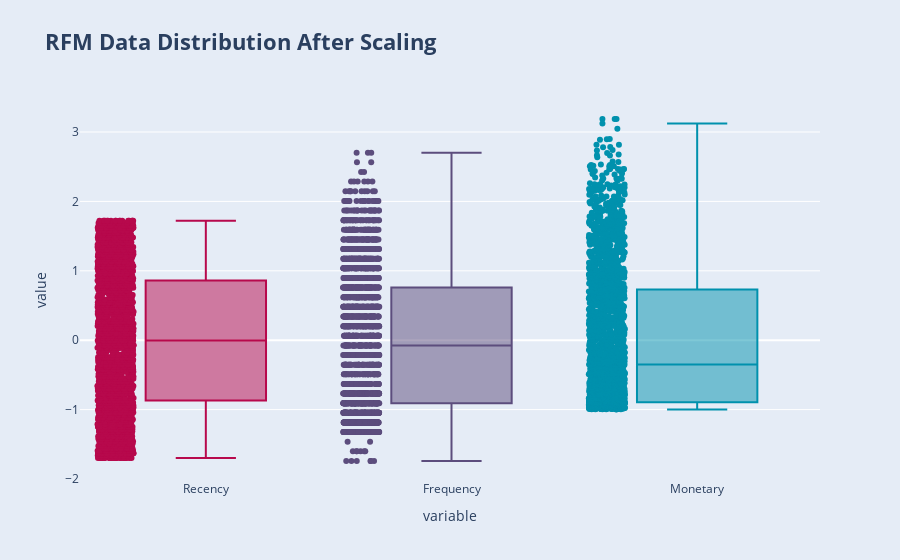

This figure's notebook cell:
### Code cell
#plotting rfm distribution after scaling
fig = px.box(pd.melt(df_rfm_scaled), x='variable', y='value',
             title='<b>RFM Data Distribution After Scaling</b>',
             color='variable', color_discrete_sequence=colors_rfm,
             boxmode='overlay', points='all')

fig.update_layout(showlegend=False,paper_bgcolor='rgb(229, 236, 246)',
                  title_font_size=22)

fig.show()

### Figure 1 — Plotly figure (JSON) as saved in the notebook; plotly's stock layout.template omitted (floating-point values rounded to 4 significant figures; data arrays with more than 128 entries replaced by an {"elided": "..."} marker saying what was removed)
{"data": [{"alignmentgroup": "True", "boxpoints": "all", "hovertemplate": "variable=%{x}<br>value=%{y}<extra></extra>", "legendgroup": "Recency", "marker": {"color": "rgb(183, 9, 76)"}, "name": "Recency", "notched": false, "offsetgroup": "Recency", "orientation": "v", "showlegend": true, "type": "box", "x": {"elided": "2240 str values"}, "x0": " ", "xaxis": "x", "y": {"elided": "2240 float values"}, "y0": " ", "yaxis": "y"}, {"alignmentgroup": "True", "boxpoints": "all", "hovertemplate": "variable=%{x}<br>value=%{y}<extra></extra>", "legendgroup": "Frequency", "marker": {"color": "rgb(92, 77, 125)"}, "name": "Frequency", "notched": false, "offsetgroup": "Frequency", "orientation": "v", "showlegend": true, "type": "box", "x": {"elided": "2240 str values"}, "x0": " ", "xaxis": "x", "y": {"elided": "2240 float values"}, "y0": " ", "yaxis": "y"}, {"alignmentgroup": "True", "boxpoints": "all", "hovertemplate": "variable=%{x}<br>value=%{y}<extra></extra>", "legendgroup": "Monetary", "marker": {"color": "rgb(0, 145, 173)"}, "name": "Monetary", "notched": false, "offsetgroup": "Monetary", "orientation": "v", "showlegend": true, "type": "box", "x": {"elided": "2240 str values"}, "x0": " ", "xaxis": "x", "y": {"elided": "2240 float values"}, "y0": " ", "yaxis": "y"}], "layout": {"boxmode": "overlay", "legend": {"title": {"text": "variable"}, "tracegroupgap": 0}, "paper_bgcolor": "rgb(229, 236, 246)", "showlegend": false, "title": {"font": {"size": 22}, "text": "<b>RFM Data Distribution After Scaling</b>"}, "xaxis": {"anchor": "y", "categoryarray": ["Recency", "Frequency", "Monetary"], "categoryorder": "array", "domain": [0, 1], "title": {"text": "variable"}}, "yaxis": {"anchor": "x", "domain": [0, 1], "title": {"text": "value"}}}}
